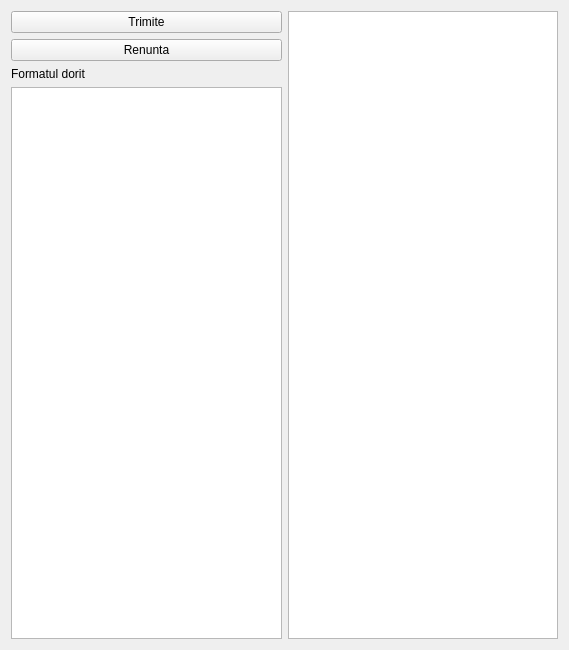
<?xml version="1.0" encoding="UTF-8"?>
<ui version="4.0">
 <class>Qmain_report_entry</class>
 <widget class="QWidget" name="Qmain_report_entry">
  <property name="geometry">
   <rect>
    <x>0</x>
    <y>0</y>
    <width>569</width>
    <height>650</height>
   </rect>
  </property>
  <property name="windowTitle">
   <string>qtCRMInterface</string>
  </property>
  <layout class="QGridLayout" name="gridLayout">
   <item row="0" column="0">
    <layout class="QHBoxLayout" name="Qhoriz_layout_main">
     <item>
      <layout class="QVBoxLayout" name="Qvert_layout_opt">
       <item>
        <widget class="QPushButton" name="Qbutton_send">
         <property name="text">
          <string>Trimite</string>
         </property>
        </widget>
       </item>
       <item>
        <widget class="QPushButton" name="Qbutton_abort">
         <property name="text">
          <string>Renunta</string>
         </property>
        </widget>
       </item>
       <item>
        <widget class="QLabel" name="Qlabel_format">
         <property name="text">
          <string>Formatul dorit</string>
         </property>
        </widget>
       </item>
       <item>
        <widget class="QListWidget" name="Qlist_format"/>
       </item>
      </layout>
     </item>
     <item>
      <widget class="QListWidget" name="Qlist_main"/>
     </item>
    </layout>
   </item>
  </layout>
 </widget>
 <resources/>
 <connections/>
</ui>
